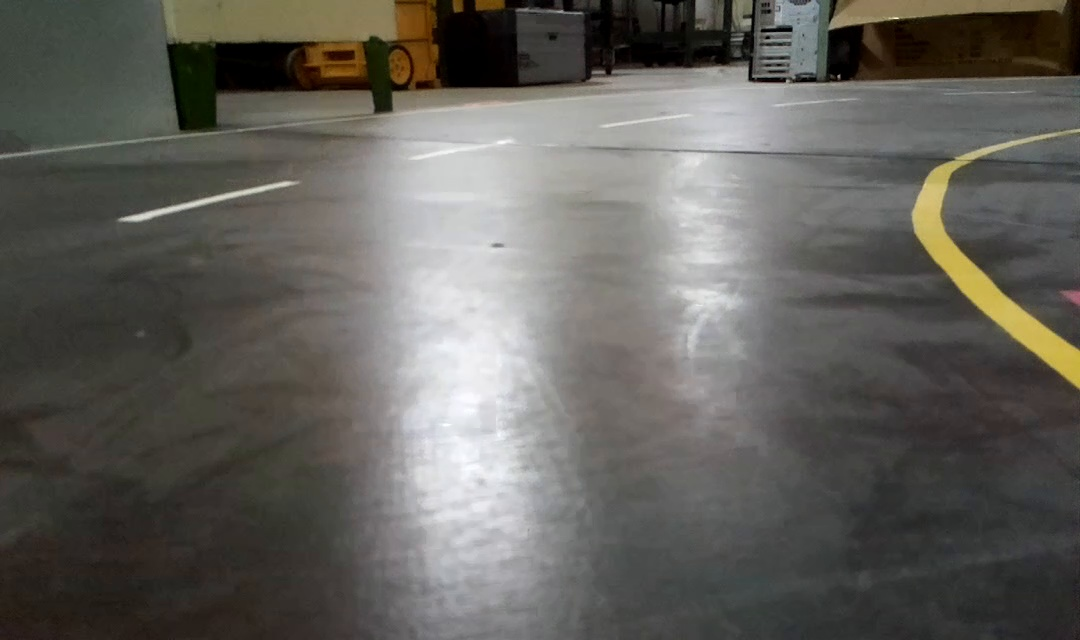
#> input picture line-measurement/50.jpeg, 1080 x 640 px, given in place of (int)96" ! rtph264depay ! decodebin ! videoconvert ! appsink, which was not available
$ python testcalib.py
#> lines starting #> are read from the running program, lines starting #| are printed output that depends on the picture; after the words box and inside, x2 and y2 are one past the last pixel; in counts of white or black regions, pixels touching at a corner belong together; long printed decimals are rounded; pictures that were not available may be replaced by others from this repository, and a replacement may not be noted
#> in receive, frame is the input picture: shape (640, 1080, 3); mean B, G, R 91.5, 96.8, 98.7
import numpy as np
import cv2
from multiprocessing import Process
#import csv
import msvcrt as m
from matplotlib import pyplot as plt
from skimage import io
import math
def process_frame(frame):
    img=frame[140:,600:]
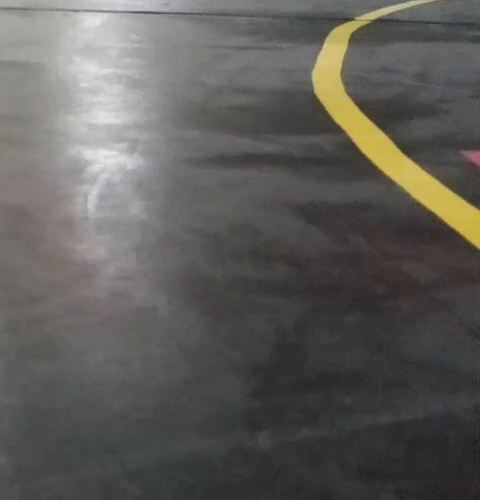
#> img: shape (500, 480, 3); mean B, G, R 89.1, 93.2, 94.4
    img = cv2.cvtColor(img, cv2.COLOR_BGR2HSV)
#> img: shape (500, 480, 3); mean H, S, V 57.6, 15.5, 95.4

    lower_range = np.array([20,10,169])    # lower_range = np.array([20,10,190]) upper_range = np.array([37,190,255])

    upper_range = np.array([37,190,255])
# [4 lines of commented-out code are left out]
    img = cv2.inRange(img, lower_range, upper_range)
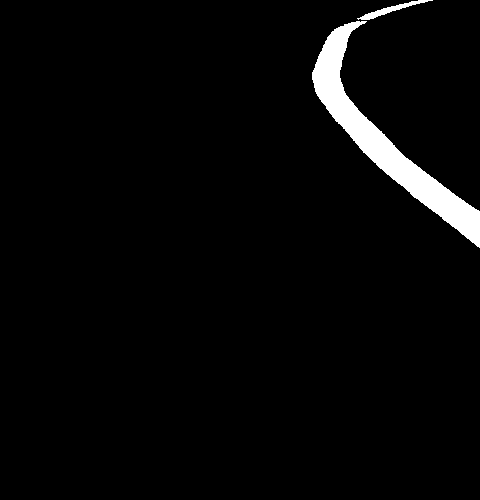
#> img: shape (500, 480); 3.1% white; 2 white regions, box (x1, y1, x2, y2) and area: (312, 21, 480, 248) 7093, (357, 0, 433, 20) 342

    if cv2.countNonZero(img) < 100:
     print('so far')
    img = cv2.GaussianBlur(img,(5,5),cv2.BORDER_DEFAULT)
    #img[abs(35-img[:,:,0])>=4]=0
    #img[img[:,:,0]!=0]=1
    #img[abs(img[:,:,0]-36)<5]=1


    #gray = cv2.cvtColor(img, cv2.COLOR_BGR2GRAY)
    img = cv2.Canny(img, 60, 60*4)
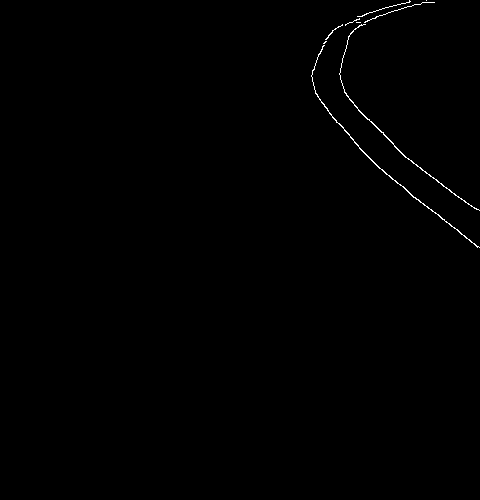
#> img: shape (500, 480); 0.36% white in thin lines or dots, all inside (x1, y1, x2, y2) = (311, 0, 480, 248)

    ymax=0
    xmax=0
    #premean=0
    #maxdiffmean=0
    indexmvar=0
    enda=0
    neg_detected=0
    neg_index=0
    neg_value=0
    pos_value=0
    for index in range(20):
    #fragimg.append(img[index*50:index*50+50,:])
        edges=img[index*25:index*25+25,:]
    # [4 lines of commented-out code are left out]
        lines = cv2.HoughLinesP(edges, 1, np.pi/180, 15, maxLineGap=100)
        if lines is None:

             continue


        anglemat=[]
        for indx,line in enumerate(lines):
           x1, y1, x2, y2 = line[0]
           # [8 lines of commented-out code are left out]
           if (x1!=x2) and (y1!=y2) :
            angle= math.degrees(math.atan2((y2-y1),(x2-x1)))
            if abs(angle)>20 and enda==0:


             anglemat.append(angle)
            if x1>350 and x2>350 and 25*index+y2>ymax:
             ymax=25*index+y2
             xmax=x2

        if not anglemat or enda==1:
         pass
        else:
         #print('index is {} mean is {} variance is {}'.format(index, np.mean(anglemat),np.var(anglemat)))
         if (anglemat):
          if (np.mean(anglemat))<-25 and neg_detected==0:
           neg_detected=1
           neg_index=index
           neg_value=np.mean(anglemat)
           continue
          if (neg_detected==1):
            if (np.mean(anglemat))>40:
             if (index>neg_index):
               indexmvar=index
               pos_value=np.mean(anglemat)
               enda=1


         '''
             if (premean!=0):
              #if (abs(np.mean(anglemat)-premean)>100):
               #print('diff is over 100 is {} and index is {}'.format(abs(np.mean(anglemat)-premean),index))
              if abs(np.mean(anglemat)-premean)>maxdiffmean:
               maxdiffmean=abs(np.mean(anglemat)-premean)

               indexmvar=index
              premean=np.mean(anglemat)
             else:
              premean=np.mean(anglemat) # first time
              '''
#> this loop made 20 passes
#> pass 1, in process_frame, `edges=img[index*25:index*25+25,:]`:
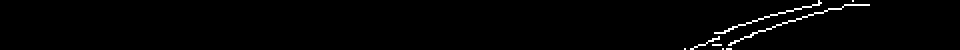
#> edges: shape (25, 480) (shown 2 times larger); 1.4% white in thin lines or dots, all inside (x1, y1, x2, y2) = (342, 0, 435, 25)
#> pass 2, in process_frame, `edges=img[index*25:index*25+25,:]`:
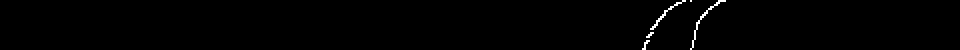
#> edges: shape (25, 480) (shown 2 times larger); 0.67% white in thin lines or dots, all inside (x1, y1, x2, y2) = (321, 0, 363, 25)
#> pass 3, in process_frame, `edges=img[index*25:index*25+25,:]`:
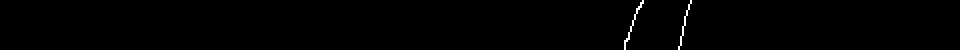
#> edges: shape (25, 480) (shown 2 times larger); 0.46% white in thin lines or dots, all inside (x1, y1, x2, y2) = (312, 0, 346, 25)
#> after the loop: edges: shape (25, 480); every value is 0
#> after the loop, neg_detected = 1; neg_index = 1; neg_value = -51.34; xmax = 477; ymax = 247

    #print('angle1 {}, y1 is {} and angle2 is  {}, y2 is {}'.format(angle1,y_min1,angle2,y_min2))

    xm3=math.sqrt((480-xmax)**2+(ymax)**2)
#> xm3 = 247
    #print('max diffmean is {} premean  is {} and its index is {}'.format(maxdiffmean,premean,indexmvar))
    xm2=pos_value-neg_value
#> xm2 = 123.3
   # [4 lines of commented-out code are left out]
    '''
    if (indexmvar>10):
      cv2.imwrite('10f.jpeg', frame)

    if (indexmvar==3):
      cv2.imwrite('4f.jpeg', frame)
    if (indexmvar==6):
      cv2.imwrite('6f.jpeg', frame)
      '''
    a = -0.486677237039261
    b = 100.0
    c = -0.0025037093896842716
    d = -0.5857928636371362
    xm1=indexmvar
    #xm2=maxdiffmean

    if xm3 >0.01 and indexmvar>0.01 :
     dis=b*(xm3**a)+c*xm3+xm1*d+1#b*(xm3**a)+c*xm3+d*xm2+e*(xm1**f)+g*xm1+h*(xm2**i)#b*(xm3**a)+c*xm3+d*xm2+h*(xm2**i)#b*(xm3**a)+c*xm3+d*xm2+e*(xm1**f)+g*xm1+h*(xm2**i) #b*(xm3**a)+c*xm3+d*(xm1**e)+f*xm1# b*(xm3**a)+c*xm3+d*xm2+xm1*e
#> dis = 5.47
     if(dis<0):
      dis=0
    else:
     dis=-1000
    return dis


def receive():

    #f = open('data.csv', 'w',newline='')
    #csv.writer.writerow(["depth", "id"])
    count=1

    cap_receive = cv2.VideoCapture('udpsrc port=5000 caps = "application/x-rtp, media=(string)video, clock-rate=(int)90000, encoding-name=(string)H264, payload=(int)96" ! rtph264depay ! decodebin ! videoconvert ! appsink', cv2.CAP_GSTREAMER)

    if not cap_receive.isOpened():
        print('VideoCapture not opened')
        exit(0)
    #slide,offset=calib(cap_receive)
    pre_dis=0
    dis_arr=[]
    count_dis=0
    mean_dis=0

    while True:

        ret,frame = cap_receive.read()

        if not ret:
            print('empty frame')
            break
        dis=process_frame(frame)
#> dis = 5.47

        if (dis!=-1000):

         pre_dis=dis
#> pre_dis = 5.47


        else:
         dis=pre_dis


        #dis=

        frame=cv2.putText(frame, "{}".format(int(dis)), (540, 320), cv2.FONT_HERSHEY_PLAIN, 1, (0,0,255), 2, cv2.LINE_AA)
#> frame: shape (640, 1080, 3); 0.02% of pixels changed, all inside (x1, y1, x2, y2) = (540, 308, 551, 322)
        print("{}".format(dis))
#| 5.471
        cv2.imshow('receive', frame)


        if cv2.waitKey(1)&0xFF == ord('q'):
#> (key q is pressed here)
            break

    #cap_receive.release()

if __name__ == '__main__':

    r = Process(target=receive)

    r.start()

    r.join()

    cv2.destroyAllWindows()

$ run again, on line-measurement/tu0toi20.jpeg
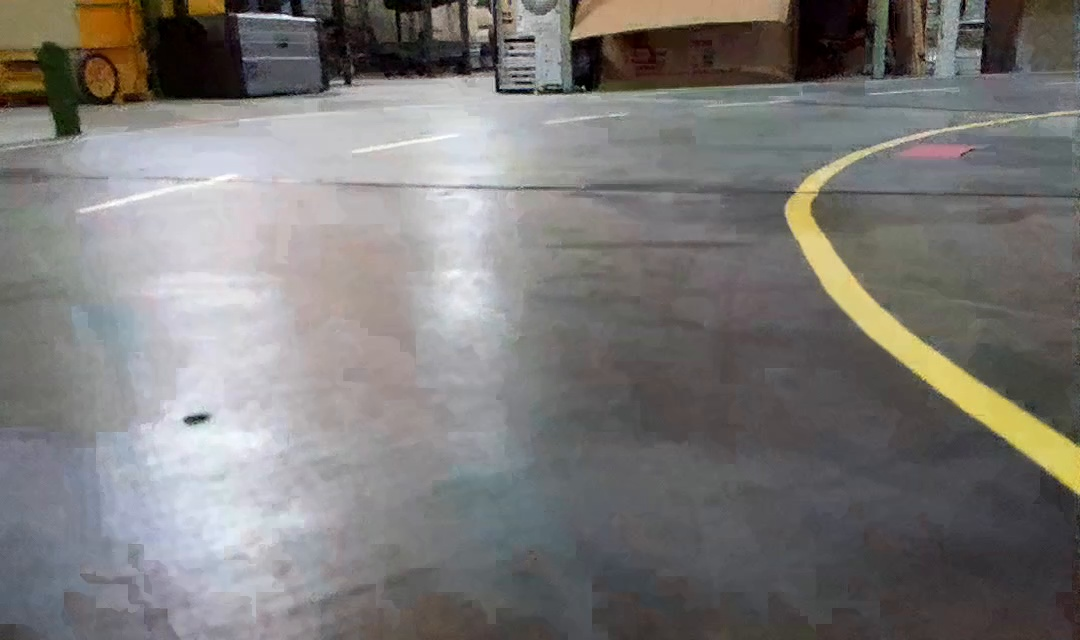
#> input picture line-measurement/tu0toi20.jpeg, 1080 x 640 px, given in place of (int)96" ! rtph264depay ! decodebin ! videoconvert ! appsink, which was not available
#> in receive, frame is the input picture: shape (640, 1080, 3); mean B, G, R 119, 120.8, 123
#> in process_frame, `img = cv2.inRange(img, lower_range, upper_range)`:
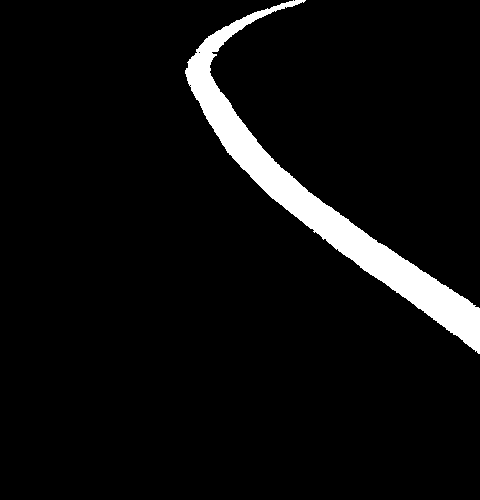
#> img: shape (500, 480); 5.5% white; 1 white region, box (x1, y1, x2, y2) and area: (185, 0, 480, 354) 13303
#> the loop in process_frame, `for index in range(20):` made 20 passes
#> lines on passes 2, 3, 4, 6, 7, 9, 10: [[196, 24, 212, 8], [201, 18, 224, 1], [223, 18, 246, 0]], [[210, 24, 212, 0], [185, 24, 189, 9]], [[211, 1, 227, 24], [186, 3, 196, 24]], [[210, 0, 225, 23], [246, 2, 264, 24]], [[264, 0, 284, 20], [226, 1, 248, 24], [265, 0, 290, 24]], [[320, 0, 354, 24], [274, 0, 305, 24]], [[354, 0, 390, 24], [306, 0, 336, 24]]
#> pass 3, in process_frame, `edges=img[index*25:index*25+25,:]`:
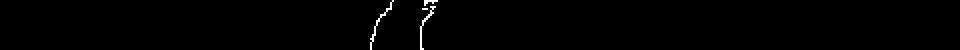
#> edges: shape (25, 480) (shown 2 times larger); 0.63% white in thin lines or dots, all inside (x1, y1, x2, y2) = (185, 0, 219, 25)
#> after the loop in process_frame, `for index in range(20):`: neg_detected = 1; neg_index = 0; neg_value = -26.31; xmax = 473; ymax = 349
#> xm3 = 349.1
#> xm2 = 86.17
#> in process_frame, `dis=b*(xm3**a)+c*xm3+xm1*d+1#b*(xm3**a)+c*xm3+d*xm2+e*(xm1**f)+g*xm1+h..`: dis = 4.16
#> frame: shape (640, 1080, 3); 0.01% of pixels changed, all inside (x1, y1, x2, y2) = (539, 308, 552, 322)
#| 4.155
